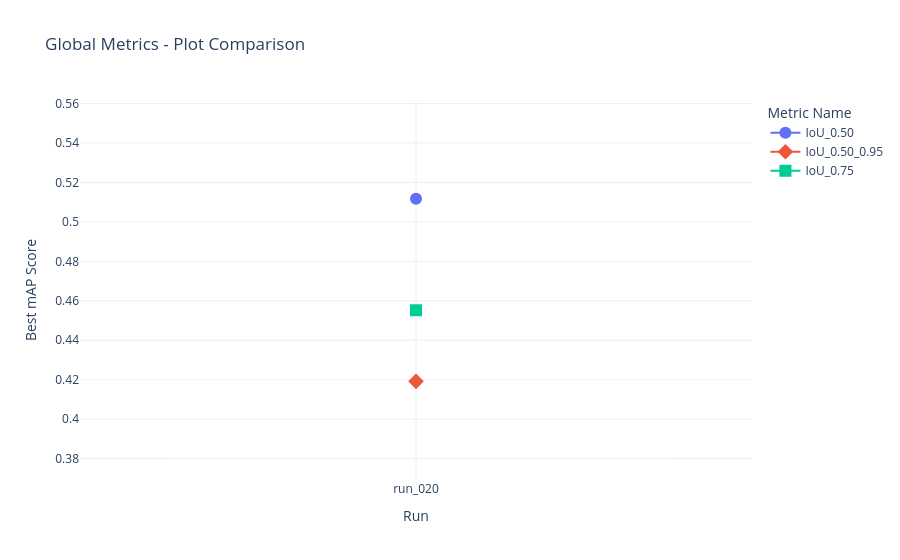
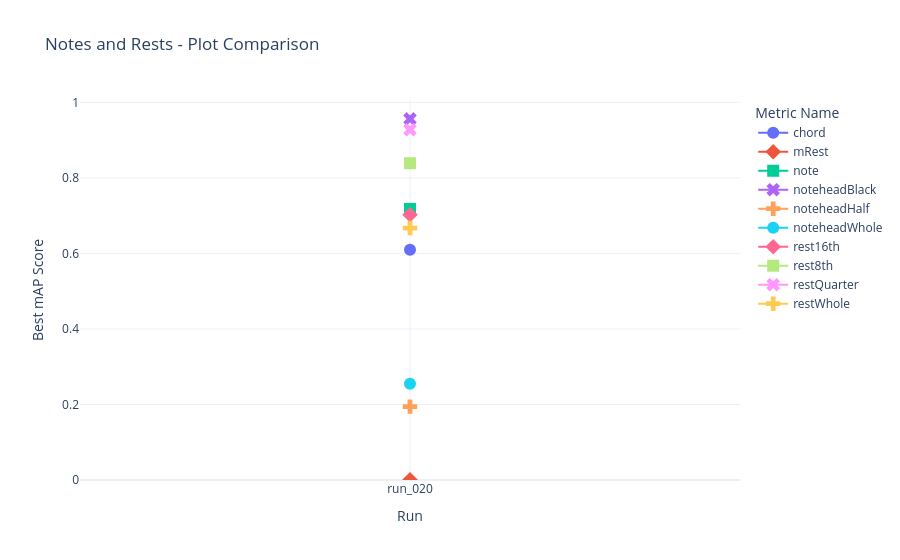
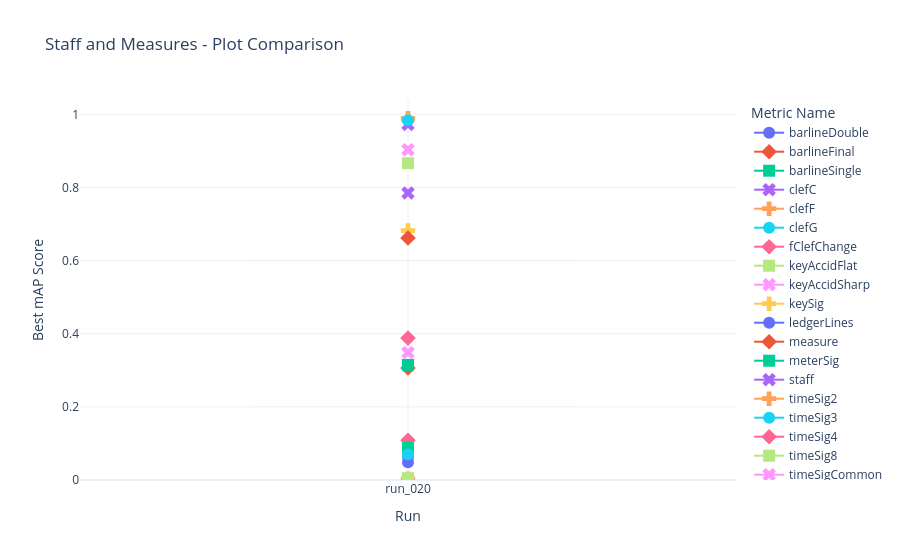
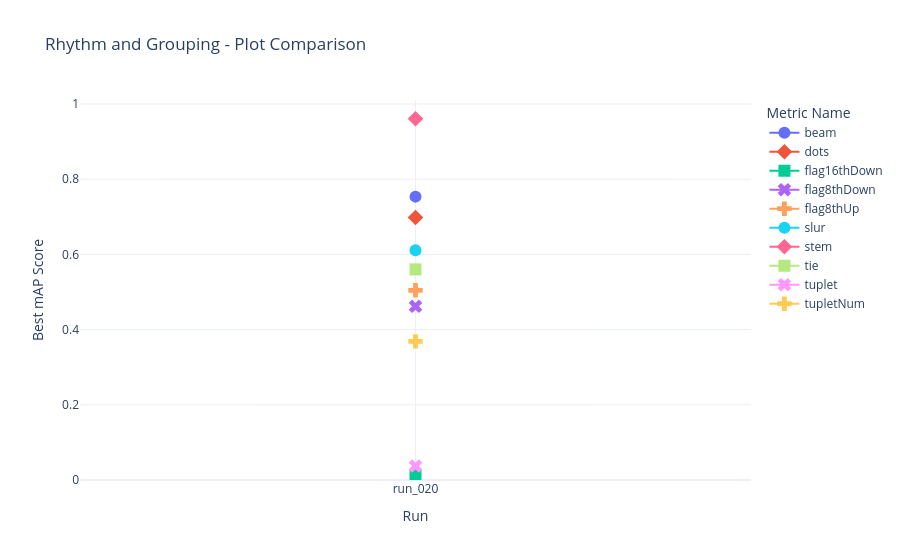

The cell these charts' notebook holds for them, in order:
### Code cell
# Extract Custom evaluation metrics
eval_tags = [t for t in df['tag'].unique() if 'mAP' in t or 'eval' in t]
eval_tags = [t for t in eval_tags if t not in ['eval/loss']]

if not eval_tags:
    print("No evaluation metrics (mAP) found in the logs.")
else:
    # Compute best metrics per run
    best_metrics = []
    for tag in eval_tags:
        for run in run_names:
            run_data = df[(df['tag'] == tag) & (df['run'] == run)]
            if not run_data.empty:
                max_val = run_data['value'].max()
                best_metrics.append({'Metric': tag, 'Run': run, 'Best Value': max_val})
                
    best_df = pd.DataFrame(best_metrics)

    # Load hierarchy
    # Standard library imports
    import json

    # Third party imports
    import plotly.express as px

    hierarchy_path = '../../conf/hierarchy.json'
    hierarchy = {}
    if os.path.exists(hierarchy_path):
        with open(hierarchy_path, 'r') as f:
            hierarchy = json.load(f)

    groups = {'Global Metrics': [t for t in eval_tags if t.startswith('mAP/') or not t.startswith('mAP_Class/')]} 
    
    for group_name, classes in hierarchy.items():
        # The tags in the logs are like 'mAP_Class/note'
        group_tags = [f'mAP_Class/{cls}' for cls in classes if f'mAP_Class/{cls}' in eval_tags]
        if group_tags:
            groups[group_name] = group_tags
            
    # Ensure any ungrouped mAP_Class tags are not lost
    grouped_tags = set(sum(groups.values(), []))
    ungrouped = [t for t in eval_tags if t not in grouped_tags]
    if ungrouped:
        groups['Other Classes'] = ungrouped

    # Generate tables and plots per group
    for group_name, tags in groups.items():
        group_df = best_df[best_df['Metric'].isin(tags)].copy()
        if group_df.empty:
            continue
            
        # 1. Summary Table
        summary_df = group_df.pivot(index='Metric', columns='Run', values='Best Value')
        for r in run_names:
            if r not in summary_df.columns:
                summary_df[r] = np.nan
                
        def highlight_max(s):
            is_max = s == s.max()
            return ['font-weight: bold; background-color: #d4edda; color: black' if v else '' for v in is_max]
            
        styled_df = (
            summary_df.style
            .apply(highlight_max, axis=1)
            .format("{:.4f}", na_rep="-")
            .set_caption(f"{group_name.replace('_', ' ')} - Maximum Performance by Model")
            .set_table_styles([
                {'selector': 'th', 'props': [('text-align', 'left'), ('font-size', '14px')]},
                {'selector': 'td', 'props': [('text-align', 'center'), ('font-size', '13px')]},
                {'selector': 'caption', 'props': [('caption-side', 'top'), ('font-size', '16px'), ('font-weight', 'bold')]}
            ])
        )
        display(HTML(styled_df.to_html()))
        
        # 2. Plotly Plot
        # Strip the prefix for cleaner legends and ticks
        group_df['Metric Name'] = group_df['Metric'].str.replace('mAP_Class/', '').str.replace('mAP/', '')
        
        fig = px.line(group_df, x='Run', y='Best Value', color='Metric Name', symbol='Metric Name',
                      markers=True, title=f'{group_name.replace("_", " ")} - Plot Comparison',
                      template='plotly_white')
        # Add some padding to Y axis so markers are not cut off
        fig.update_yaxes(range=[max(0, group_df['Best Value'].min()-0.05), min(1.05, group_df['Best Value'].max()+0.05)])
        fig.update_traces(marker=dict(size=12), line=dict(width=2))
        fig.update_layout(xaxis_title='Run', yaxis_title='Best mAP Score', hovermode='x unified')
        fig.show()

### Figure 1 — Plotly figure (JSON) as saved in the notebook; plotly's stock layout.template omitted (floating-point values rounded to 4 significant figures)
{"data": [{"hovertemplate": "Metric Name=IoU_0.50<br>Run=%{x}<br>Best Value=%{y}<extra></extra>", "legendgroup": "IoU_0.50", "line": {"color": "#636efa", "dash": "solid", "width": 2}, "marker": {"size": 12, "symbol": "circle"}, "mode": "lines+markers", "name": "IoU_0.50", "orientation": "v", "showlegend": true, "type": "scatter", "x": ["run_020"], "xaxis": "x", "y": [0.5118], "yaxis": "y"}, {"hovertemplate": "Metric Name=IoU_0.50_0.95<br>Run=%{x}<br>Best Value=%{y}<extra></extra>", "legendgroup": "IoU_0.50_0.95", "line": {"color": "#EF553B", "dash": "solid", "width": 2}, "marker": {"size": 12, "symbol": "diamond"}, "mode": "lines+markers", "name": "IoU_0.50_0.95", "orientation": "v", "showlegend": true, "type": "scatter", "x": ["run_020"], "xaxis": "x", "y": [0.4192], "yaxis": "y"}, {"hovertemplate": "Metric Name=IoU_0.75<br>Run=%{x}<br>Best Value=%{y}<extra></extra>", "legendgroup": "IoU_0.75", "line": {"color": "#00cc96", "dash": "solid", "width": 2}, "marker": {"size": 12, "symbol": "square"}, "mode": "lines+markers", "name": "IoU_0.75", "orientation": "v", "showlegend": true, "type": "scatter", "x": ["run_020"], "xaxis": "x", "y": [0.4552], "yaxis": "y"}], "layout": {"hovermode": "x unified", "legend": {"title": {"text": "Metric Name"}, "tracegroupgap": 0}, "title": {"text": "Global Metrics - Plot Comparison"}, "xaxis": {"anchor": "y", "domain": [0, 1], "title": {"text": "Run"}}, "yaxis": {"anchor": "x", "domain": [0, 1], "range": [0.3692, 0.5618], "title": {"text": "Best mAP Score"}}}}

### Figure 2 — Plotly figure (JSON) as saved in the notebook; plotly's stock layout.template omitted (floating-point values rounded to 4 significant figures)
{"data": [{"hovertemplate": "Metric Name=chord<br>Run=%{x}<br>Best Value=%{y}<extra></extra>", "legendgroup": "chord", "line": {"color": "#636efa", "dash": "solid", "width": 2}, "marker": {"size": 12, "symbol": "circle"}, "mode": "lines+markers", "name": "chord", "orientation": "v", "showlegend": true, "type": "scatter", "x": ["run_020"], "xaxis": "x", "y": [0.6096], "yaxis": "y"}, {"hovertemplate": "Metric Name=mRest<br>Run=%{x}<br>Best Value=%{y}<extra></extra>", "legendgroup": "mRest", "line": {"color": "#EF553B", "dash": "solid", "width": 2}, "marker": {"size": 12, "symbol": "diamond"}, "mode": "lines+markers", "name": "mRest", "orientation": "v", "showlegend": true, "type": "scatter", "x": ["run_020"], "xaxis": "x", "y": [0.0005501], "yaxis": "y"}, {"hovertemplate": "Metric Name=note<br>Run=%{x}<br>Best Value=%{y}<extra></extra>", "legendgroup": "note", "line": {"color": "#00cc96", "dash": "solid", "width": 2}, "marker": {"size": 12, "symbol": "square"}, "mode": "lines+markers", "name": "note", "orientation": "v", "showlegend": true, "type": "scatter", "x": ["run_020"], "xaxis": "x", "y": [0.7178], "yaxis": "y"}, {"hovertemplate": "Metric Name=noteheadBlack<br>Run=%{x}<br>Best Value=%{y}<extra></extra>", "legendgroup": "noteheadBlack", "line": {"color": "#ab63fa", "dash": "solid", "width": 2}, "marker": {"size": 12, "symbol": "x"}, "mode": "lines+markers", "name": "noteheadBlack", "orientation": "v", "showlegend": true, "type": "scatter", "x": ["run_020"], "xaxis": "x", "y": [0.9562], "yaxis": "y"}, {"hovertemplate": "Metric Name=noteheadHalf<br>Run=%{x}<br>Best Value=%{y}<extra></extra>", "legendgroup": "noteheadHalf", "line": {"color": "#FFA15A", "dash": "solid", "width": 2}, "marker": {"size": 12, "symbol": "cross"}, "mode": "lines+markers", "name": "noteheadHalf", "orientation": "v", "showlegend": true, "type": "scatter", "x": ["run_020"], "xaxis": "x", "y": [0.1943], "yaxis": "y"}, {"hovertemplate": "Metric Name=noteheadWhole<br>Run=%{x}<br>Best Value=%{y}<extra></extra>", "legendgroup": "noteheadWhole", "line": {"color": "#19d3f3", "dash": "solid", "width": 2}, "marker": {"size": 12, "symbol": "circle"}, "mode": "lines+markers", "name": "noteheadWhole", "orientation": "v", "showlegend": true, "type": "scatter", "x": ["run_020"], "xaxis": "x", "y": [0.255], "yaxis": "y"}, {"hovertemplate": "Metric Name=rest16th<br>Run=%{x}<br>Best Value=%{y}<extra></extra>", "legendgroup": "rest16th", "line": {"color": "#FF6692", "dash": "solid", "width": 2}, "marker": {"size": 12, "symbol": "diamond"}, "mode": "lines+markers", "name": "rest16th", "orientation": "v", "showlegend": true, "type": "scatter", "x": ["run_020"], "xaxis": "x", "y": [0.7024], "yaxis": "y"}, {"hovertemplate": "Metric Name=rest8th<br>Run=%{x}<br>Best Value=%{y}<extra></extra>", "legendgroup": "rest8th", "line": {"color": "#B6E880", "dash": "solid", "width": 2}, "marker": {"size": 12, "symbol": "square"}, "mode": "lines+markers", "name": "rest8th", "orientation": "v", "showlegend": true, "type": "scatter", "x": ["run_020"], "xaxis": "x", "y": [0.8388], "yaxis": "y"}, {"hovertemplate": "Metric Name=restQuarter<br>Run=%{x}<br>Best Value=%{y}<extra></extra>", "legendgroup": "restQuarter", "line": {"color": "#FF97FF", "dash": "solid", "width": 2}, "marker": {"size": 12, "symbol": "x"}, "mode": "lines+markers", "name": "restQuarter", "orientation": "v", "showlegend": true, "type": "scatter", "x": ["run_020"], "xaxis": "x", "y": [0.9276], "yaxis": "y"}, {"hovertemplate": "Metric Name=restWhole<br>Run=%{x}<br>Best Value=%{y}<extra></extra>", "legendgroup": "restWhole", "line": {"color": "#FECB52", "dash": "solid", "width": 2}, "marker": {"size": 12, "symbol": "cross"}, "mode": "lines+markers", "name": "restWhole", "orientation": "v", "showlegend": true, "type": "scatter", "x": ["run_020"], "xaxis": "x", "y": [0.6671], "yaxis": "y"}], "layout": {"hovermode": "x unified", "legend": {"title": {"text": "Metric Name"}, "tracegroupgap": 0}, "title": {"text": "Notes and Rests - Plot Comparison"}, "xaxis": {"anchor": "y", "domain": [0, 1], "title": {"text": "Run"}}, "yaxis": {"anchor": "x", "domain": [0, 1], "range": [0, 1.006], "title": {"text": "Best mAP Score"}}}}

### Figure 3 — Plotly figure (JSON) as saved in the notebook; plotly's stock layout.template omitted (floating-point values rounded to 4 significant figures)
{"data": [{"hovertemplate": "Metric Name=barlineDouble<br>Run=%{x}<br>Best Value=%{y}<extra></extra>", "legendgroup": "barlineDouble", "line": {"color": "#636efa", "dash": "solid", "width": 2}, "marker": {"size": 12, "symbol": "circle"}, "mode": "lines+markers", "name": "barlineDouble", "orientation": "v", "showlegend": true, "type": "scatter", "x": ["run_020"], "xaxis": "x", "y": [0.04856], "yaxis": "y"}, {"hovertemplate": "Metric Name=barlineFinal<br>Run=%{x}<br>Best Value=%{y}<extra></extra>", "legendgroup": "barlineFinal", "line": {"color": "#EF553B", "dash": "solid", "width": 2}, "marker": {"size": 12, "symbol": "diamond"}, "mode": "lines+markers", "name": "barlineFinal", "orientation": "v", "showlegend": true, "type": "scatter", "x": ["run_020"], "xaxis": "x", "y": [0.3061], "yaxis": "y"}, {"hovertemplate": "Metric Name=barlineSingle<br>Run=%{x}<br>Best Value=%{y}<extra></extra>", "legendgroup": "barlineSingle", "line": {"color": "#00cc96", "dash": "solid", "width": 2}, "marker": {"size": 12, "symbol": "square"}, "mode": "lines+markers", "name": "barlineSingle", "orientation": "v", "showlegend": true, "type": "scatter", "x": ["run_020"], "xaxis": "x", "y": [0.3149], "yaxis": "y"}, {"hovertemplate": "Metric Name=clefC<br>Run=%{x}<br>Best Value=%{y}<extra></extra>", "legendgroup": "clefC", "line": {"color": "#ab63fa", "dash": "solid", "width": 2}, "marker": {"size": 12, "symbol": "x"}, "mode": "lines+markers", "name": "clefC", "orientation": "v", "showlegend": true, "type": "scatter", "x": ["run_020"], "xaxis": "x", "y": [0.9723], "yaxis": "y"}, {"hovertemplate": "Metric Name=clefF<br>Run=%{x}<br>Best Value=%{y}<extra></extra>", "legendgroup": "clefF", "line": {"color": "#FFA15A", "dash": "solid", "width": 2}, "marker": {"size": 12, "symbol": "cross"}, "mode": "lines+markers", "name": "clefF", "orientation": "v", "showlegend": true, "type": "scatter", "x": ["run_020"], "xaxis": "x", "y": [0.9892], "yaxis": "y"}, {"hovertemplate": "Metric Name=clefG<br>Run=%{x}<br>Best Value=%{y}<extra></extra>", "legendgroup": "clefG", "line": {"color": "#19d3f3", "dash": "solid", "width": 2}, "marker": {"size": 12, "symbol": "circle"}, "mode": "lines+markers", "name": "clefG", "orientation": "v", "showlegend": true, "type": "scatter", "x": ["run_020"], "xaxis": "x", "y": [0.9839], "yaxis": "y"}, {"hovertemplate": "Metric Name=fClefChange<br>Run=%{x}<br>Best Value=%{y}<extra></extra>", "legendgroup": "fClefChange", "line": {"color": "#FF6692", "dash": "solid", "width": 2}, "marker": {"size": 12, "symbol": "diamond"}, "mode": "lines+markers", "name": "fClefChange", "orientation": "v", "showlegend": true, "type": "scatter", "x": ["run_020"], "xaxis": "x", "y": [0.1089], "yaxis": "y"}, {"hovertemplate": "Metric Name=keyAccidFlat<br>Run=%{x}<br>Best Value=%{y}<extra></extra>", "legendgroup": "keyAccidFlat", "line": {"color": "#B6E880", "dash": "solid", "width": 2}, "marker": {"size": 12, "symbol": "square"}, "mode": "lines+markers", "name": "keyAccidFlat", "orientation": "v", "showlegend": true, "type": "scatter", "x": ["run_020"], "xaxis": "x", "y": [0.8664], "yaxis": "y"}, {"hovertemplate": "Metric Name=keyAccidSharp<br>Run=%{x}<br>Best Value=%{y}<extra></extra>", "legendgroup": "keyAccidSharp", "line": {"color": "#FF97FF", "dash": "solid", "width": 2}, "marker": {"size": 12, "symbol": "x"}, "mode": "lines+markers", "name": "keyAccidSharp", "orientation": "v", "showlegend": true, "type": "scatter", "x": ["run_020"], "xaxis": "x", "y": [0.9032], "yaxis": "y"}, {"hovertemplate": "Metric Name=keySig<br>Run=%{x}<br>Best Value=%{y}<extra></extra>", "legendgroup": "keySig", "line": {"color": "#FECB52", "dash": "solid", "width": 2}, "marker": {"size": 12, "symbol": "cross"}, "mode": "lines+markers", "name": "keySig", "orientation": "v", "showlegend": true, "type": "scatter", "x": ["run_020"], "xaxis": "x", "y": [0.6822], "yaxis": "y"}, {"hovertemplate": "Metric Name=ledgerLines<br>Run=%{x}<br>Best Value=%{y}<extra></extra>", "legendgroup": "ledgerLines", "line": {"color": "#636efa", "dash": "solid", "width": 2}, "marker": {"size": 12, "symbol": "circle"}, "mode": "lines+markers", "name": "ledgerLines", "orientation": "v", "showlegend": true, "type": "scatter", "x": ["run_020"], "xaxis": "x", "y": [0.06447], "yaxis": "y"}, {"hovertemplate": "Metric Name=measure<br>Run=%{x}<br>Best Value=%{y}<extra></extra>", "legendgroup": "measure", "line": {"color": "#EF553B", "dash": "solid", "width": 2}, "marker": {"size": 12, "symbol": "diamond"}, "mode": "lines+markers", "name": "measure", "orientation": "v", "showlegend": true, "type": "scatter", "x": ["run_020"], "xaxis": "x", "y": [0.6618], "yaxis": "y"}, {"hovertemplate": "Metric Name=meterSig<br>Run=%{x}<br>Best Value=%{y}<extra></extra>", "legendgroup": "meterSig", "line": {"color": "#00cc96", "dash": "solid", "width": 2}, "marker": {"size": 12, "symbol": "square"}, "mode": "lines+markers", "name": "meterSig", "orientation": "v", "showlegend": true, "type": "scatter", "x": ["run_020"], "xaxis": "x", "y": [0.0882], "yaxis": "y"}, {"hovertemplate": "Metric Name=staff<br>Run=%{x}<br>Best Value=%{y}<extra></extra>", "legendgroup": "staff", "line": {"color": "#ab63fa", "dash": "solid", "width": 2}, "marker": {"size": 12, "symbol": "x"}, "mode": "lines+markers", "name": "staff", "orientation": "v", "showlegend": true, "type": "scatter", "x": ["run_020"], "xaxis": "x", "y": [0.7851], "yaxis": "y"}, {"hovertemplate": "Metric Name=timeSig2<br>Run=%{x}<br>Best Value=%{y}<extra></extra>", "legendgroup": "timeSig2", "line": {"color": "#FFA15A", "dash": "solid", "width": 2}, "marker": {"size": 12, "symbol": "cross"}, "mode": "lines+markers", "name": "timeSig2", "orientation": "v", "showlegend": true, "type": "scatter", "x": ["run_020"], "xaxis": "x", "y": [0.0033], "yaxis": "y"}, {"hovertemplate": "Metric Name=timeSig3<br>Run=%{x}<br>Best Value=%{y}<extra></extra>", "legendgroup": "timeSig3", "line": {"color": "#19d3f3", "dash": "solid", "width": 2}, "marker": {"size": 12, "symbol": "circle"}, "mode": "lines+markers", "name": "timeSig3", "orientation": "v", "showlegend": true, "type": "scatter", "x": ["run_020"], "xaxis": "x", "y": [0.0704], "yaxis": "y"}, {"hovertemplate": "Metric Name=timeSig4<br>Run=%{x}<br>Best Value=%{y}<extra></extra>", "legendgroup": "timeSig4", "line": {"color": "#FF6692", "dash": "solid", "width": 2}, "marker": {"size": 12, "symbol": "diamond"}, "mode": "lines+markers", "name": "timeSig4", "orientation": "v", "showlegend": true, "type": "scatter", "x": ["run_020"], "xaxis": "x", "y": [0.3881], "yaxis": "y"}, {"hovertemplate": "Metric Name=timeSig8<br>Run=%{x}<br>Best Value=%{y}<extra></extra>", "legendgroup": "timeSig8", "line": {"color": "#B6E880", "dash": "solid", "width": 2}, "marker": {"size": 12, "symbol": "square"}, "mode": "lines+markers", "name": "timeSig8", "orientation": "v", "showlegend": true, "type": "scatter", "x": ["run_020"], "xaxis": "x", "y": [0.00495], "yaxis": "y"}, {"hovertemplate": "Metric Name=timeSigCommon<br>Run=%{x}<br>Best Value=%{y}<extra></extra>", "legendgroup": "timeSigCommon", "line": {"color": "#FF97FF", "dash": "solid", "width": 2}, "marker": {"size": 12, "symbol": "x"}, "mode": "lines+markers", "name": "timeSigCommon", "orientation": "v", "showlegend": true, "type": "scatter", "x": ["run_020"], "xaxis": "x", "y": [0.3485], "yaxis": "y"}], "layout": {"hovermode": "x unified", "legend": {"title": {"text": "Metric Name"}, "tracegroupgap": 0}, "title": {"text": "Staff and Measures - Plot Comparison"}, "xaxis": {"anchor": "y", "domain": [0, 1], "title": {"text": "Run"}}, "yaxis": {"anchor": "x", "domain": [0, 1], "range": [0, 1.039], "title": {"text": "Best mAP Score"}}}}

### Figure 4 — Plotly figure (JSON) as saved in the notebook; plotly's stock layout.template omitted (floating-point values rounded to 4 significant figures)
{"data": [{"hovertemplate": "Metric Name=beam<br>Run=%{x}<br>Best Value=%{y}<extra></extra>", "legendgroup": "beam", "line": {"color": "#636efa", "dash": "solid", "width": 2}, "marker": {"size": 12, "symbol": "circle"}, "mode": "lines+markers", "name": "beam", "orientation": "v", "showlegend": true, "type": "scatter", "x": ["run_020"], "xaxis": "x", "y": [0.7537], "yaxis": "y"}, {"hovertemplate": "Metric Name=dots<br>Run=%{x}<br>Best Value=%{y}<extra></extra>", "legendgroup": "dots", "line": {"color": "#EF553B", "dash": "solid", "width": 2}, "marker": {"size": 12, "symbol": "diamond"}, "mode": "lines+markers", "name": "dots", "orientation": "v", "showlegend": true, "type": "scatter", "x": ["run_020"], "xaxis": "x", "y": [0.6981], "yaxis": "y"}, {"hovertemplate": "Metric Name=flag16thDown<br>Run=%{x}<br>Best Value=%{y}<extra></extra>", "legendgroup": "flag16thDown", "line": {"color": "#00cc96", "dash": "solid", "width": 2}, "marker": {"size": 12, "symbol": "square"}, "mode": "lines+markers", "name": "flag16thDown", "orientation": "v", "showlegend": true, "type": "scatter", "x": ["run_020"], "xaxis": "x", "y": [0.0132], "yaxis": "y"}, {"hovertemplate": "Metric Name=flag8thDown<br>Run=%{x}<br>Best Value=%{y}<extra></extra>", "legendgroup": "flag8thDown", "line": {"color": "#ab63fa", "dash": "solid", "width": 2}, "marker": {"size": 12, "symbol": "x"}, "mode": "lines+markers", "name": "flag8thDown", "orientation": "v", "showlegend": true, "type": "scatter", "x": ["run_020"], "xaxis": "x", "y": [0.462], "yaxis": "y"}, {"hovertemplate": "Metric Name=flag8thUp<br>Run=%{x}<br>Best Value=%{y}<extra></extra>", "legendgroup": "flag8thUp", "line": {"color": "#FFA15A", "dash": "solid", "width": 2}, "marker": {"size": 12, "symbol": "cross"}, "mode": "lines+markers", "name": "flag8thUp", "orientation": "v", "showlegend": true, "type": "scatter", "x": ["run_020"], "xaxis": "x", "y": [0.5046], "yaxis": "y"}, {"hovertemplate": "Metric Name=slur<br>Run=%{x}<br>Best Value=%{y}<extra></extra>", "legendgroup": "slur", "line": {"color": "#19d3f3", "dash": "solid", "width": 2}, "marker": {"size": 12, "symbol": "circle"}, "mode": "lines+markers", "name": "slur", "orientation": "v", "showlegend": true, "type": "scatter", "x": ["run_020"], "xaxis": "x", "y": [0.6108], "yaxis": "y"}, {"hovertemplate": "Metric Name=stem<br>Run=%{x}<br>Best Value=%{y}<extra></extra>", "legendgroup": "stem", "line": {"color": "#FF6692", "dash": "solid", "width": 2}, "marker": {"size": 12, "symbol": "diamond"}, "mode": "lines+markers", "name": "stem", "orientation": "v", "showlegend": true, "type": "scatter", "x": ["run_020"], "xaxis": "x", "y": [0.9608], "yaxis": "y"}, {"hovertemplate": "Metric Name=tie<br>Run=%{x}<br>Best Value=%{y}<extra></extra>", "legendgroup": "tie", "line": {"color": "#B6E880", "dash": "solid", "width": 2}, "marker": {"size": 12, "symbol": "square"}, "mode": "lines+markers", "name": "tie", "orientation": "v", "showlegend": true, "type": "scatter", "x": ["run_020"], "xaxis": "x", "y": [0.5602], "yaxis": "y"}, {"hovertemplate": "Metric Name=tuplet<br>Run=%{x}<br>Best Value=%{y}<extra></extra>", "legendgroup": "tuplet", "line": {"color": "#FF97FF", "dash": "solid", "width": 2}, "marker": {"size": 12, "symbol": "x"}, "mode": "lines+markers", "name": "tuplet", "orientation": "v", "showlegend": true, "type": "scatter", "x": ["run_020"], "xaxis": "x", "y": [0.03705], "yaxis": "y"}, {"hovertemplate": "Metric Name=tupletNum<br>Run=%{x}<br>Best Value=%{y}<extra></extra>", "legendgroup": "tupletNum", "line": {"color": "#FECB52", "dash": "solid", "width": 2}, "marker": {"size": 12, "symbol": "cross"}, "mode": "lines+markers", "name": "tupletNum", "orientation": "v", "showlegend": true, "type": "scatter", "x": ["run_020"], "xaxis": "x", "y": [0.3688], "yaxis": "y"}], "layout": {"hovermode": "x unified", "legend": {"title": {"text": "Metric Name"}, "tracegroupgap": 0}, "title": {"text": "Rhythm and Grouping - Plot Comparison"}, "xaxis": {"anchor": "y", "domain": [0, 1], "title": {"text": "Run"}}, "yaxis": {"anchor": "x", "domain": [0, 1], "range": [0, 1.011], "title": {"text": "Best mAP Score"}}}}
